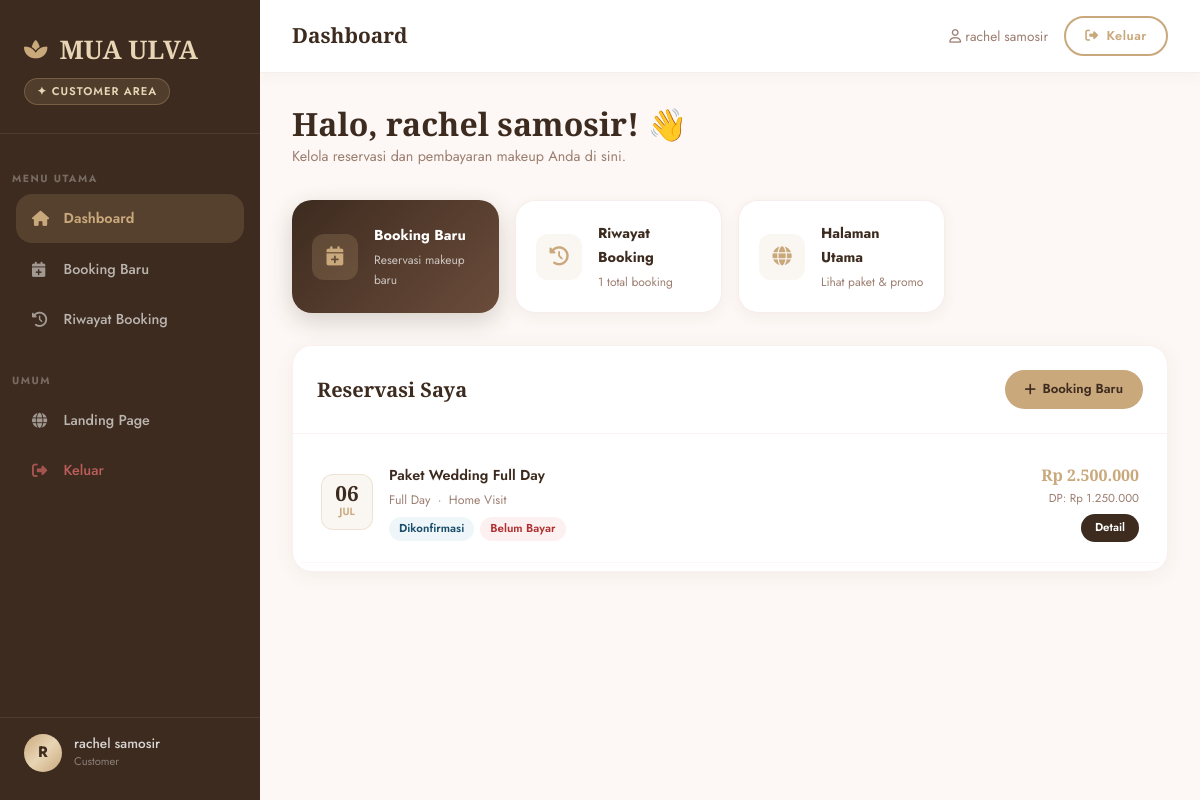
Screenshot of /index.php?page=customer/dashboard (signed in) with the database file from the repository.
### tables this page shows
CREATE TABLE `reservasi` (
  `id` int(11) NOT NULL,
  `user_id` int(11) NOT NULL,
  `paket_id` int(11) NOT NULL,
  `jadwal_id` int(11) DEFAULT NULL,
  `tanggal_reservasi` date NOT NULL,
  `status` enum('pending','dikonfirmasi','selesai','batal') DEFAULT 'pending',
  `status_pembayaran` enum('belum','dp','lunas') DEFAULT 'belum',
  `total_harga` decimal(10,2) NOT NULL,
  `dp_dibayar` decimal(10,2) DEFAULT 0.00,
  `total_dp` decimal(10,2) DEFAULT 0.00,
  `bukti_pembayaran` varchar(255) DEFAULT NULL,
  `jenis_lokasi` enum('studio','customer') DEFAULT 'studio',
  `catatan` text DEFAULT NULL,
  `keterangan` text DEFAULT NULL,
  `created_at` timestamp NOT NULL DEFAULT current_timestamp(),
  `jam_mulai` time DEFAULT NULL,
  `jam_selesai` time DEFAULT NULL,
  `is_full_day` tinyint(1) DEFAULT 0,
  `alamat_customer` text DEFAULT NULL,
  `whatsapp_sent` tinyint(1) DEFAULT 0
);

CREATE TABLE `paket` (
  `id` int(11) NOT NULL,
  `nama_paket` varchar(100) NOT NULL,
  `deskripsi` text DEFAULT NULL,
  `harga` decimal(10,2) NOT NULL,
  `durasi_jam` int(11) DEFAULT 1,
  `created_at` timestamp NOT NULL DEFAULT current_timestamp(),
  `kategori` enum('regular','wedding') DEFAULT 'regular',
  `dp_persen` int(11) DEFAULT 30,
  `is_aktif` tinyint(1) DEFAULT 1
);

### controllers/DashboardController.php (called while the page is built, shortened)
<?php
require_once __DIR__ . '/../models/ReservasiModel.php';
class DashboardController extends Controller {
    public function customerIndex() {
        $reservasiModel = new ReservasiModel();
        $reservasi      = $reservasiModel->getByUser($_SESSION['user_id']);
        $this->view('customer/dashboard', ['reservasi' => $reservasi]);
    }
}
?>

### core/Model.php (called while the page is built, shortened)
<?php
require_once __DIR__ . '/../config/database.php';
class Model {
    public function __construct() {
        global $conn;
        $this->db = $conn;
    }
}
?>

### models/ReservasiModel.php (called while the page is built, shortened)
<?php
require_once __DIR__ . '/../core/Model.php';
class ReservasiModel extends Model {
    public function getByUser($user_id) {
        $sql = "SELECT r.*, p.nama_paket, p.kategori,
                (SELECT gambar FROM portofolio WHERE paket_id = p.id ORDER BY urutan LIMIT 1) as paket_gambar
                FROM reservasi r
                JOIN paket p ON r.paket_id = p.id
                WHERE r.user_id = ?
                ORDER BY r.created_at DESC";
        $stmt = $this->db->prepare($sql);
        $stmt->bind_param('i', $user_id);
        $stmt->execute();
        return $stmt->get_result()->fetch_all(MYSQLI_ASSOC);
    }
}
?>

### views/customer/dashboard.php (the view, shortened to what this page needs)
<?php
$reservasi = $reservasi ?? [];
$bulanArr = ['','Jan','Feb','Mar','Apr','Mei','Jun','Jul','Agt','Sep','Okt','Nov','Des'];
?>
<div style="margin-bottom:2rem;">
    <h2 style="font-family:var(--font-display);font-size:2rem;font-weight:600;color:var(--clr-brown-deep);">
        Halo, <?= htmlspecialchars($_SESSION['nama']) ?>! 👋
    </h2>
    <p style="color:var(--clr-muted);font-size:0.9rem;">Kelola reservasi dan pembayaran makeup Anda di sini.</p>
</div>
<div style="display:grid;grid-template-columns:repeat(auto-fill,minmax(200px,1fr));gap:1rem;margin-bottom:2rem;">
    <a href="index.php?page=customer/reservasi/create" style="background:linear-gradient(135deg,var(--clr-brown-deep),var(--clr-brown));color:#fff;padding:1.25rem;border-radius:20px;text-decoration:none;display:flex;align-items:center;gap:1rem;transition:all 0.3s;box-shadow:0 8px 25px rgba(61,43,31,0.2);" onmouseover="this.style.transform='translateY(-3px)'" onmouseout="this.style.transform='translateY(0)'">
        <div style="width:46px;height:46px;background:rgba(201,168,124,0.2);border-radius:12px;display:flex;align-items:center;justify-content:center;font-size:1.2rem;color:var(--clr-gold);flex-shrink:0;"><i class="fas fa-calendar-plus"></i></div>
        <div><div style="font-weight:700;font-size:0.9rem;">Booking Baru</div><div style="font-size:0.75rem;opacity:0.7;margin-top:2px;">Reservasi makeup baru</div></div>
    </a>
    <a href="index.php?page=customer/reservasi/riwayat" style="background:#fff;color:var(--clr-brown-deep);padding:1.25rem;border-radius:20px;text-decoration:none;display:flex;align-items:center;gap:1rem;transition:all 0.3s;border:1.5px solid rgba(232,196,196,0.3);box-shadow:0 4px 15px rgba(107,76,59,0.06);" onmouseover="this.style.transform='translateY(-3px)'" onmouseout="this.style.transform='translateY(0)'">
        <div style="width:46px;height:46px;background:rgba(201,168,124,0.1);border-radius:12px;display:flex;align-items:center;justify-content:center;font-size:1.2rem;color:var(--clr-gold);flex-shrink:0;"><i class="fas fa-history"></i></div>
        <div><div style="font-weight:700;font-size:0.9rem;">Riwayat Booking</div><div style="font-size:0.75rem;color:var(--clr-muted);margin-top:2px;"><?= count($reservasi) ?> total booking</div></div>
    </a>
    <a href="index.php" style="background:#fff;color:var(--clr-brown-deep);padding:1.25rem;border-radius:20px;text-decoration:none;display:flex;align-items:center;gap:1rem;transition:all 0.3s;border:1.5px solid rgba(232,196,196,0.3);box-shadow:0 4px 15px rgba(107,76,59,0.06);" onmouseover="this.style.transform='translateY(-3px)'" onmouseout="this.style.transform='translateY(0)'">
        <div style="width:46px;height:46px;background:rgba(201,168,124,0.1);border-radius:12px;display:flex;align-items:center;justify-content:center;font-size:1.2rem;color:var(--clr-gold);flex-shrink:0;"><i class="fas fa-globe"></i></div>
        <div><div style="font-weight:700;font-size:0.9rem;">Halaman Utama</div><div style="font-size:0.75rem;color:var(--clr-muted);margin-top:2px;">Lihat paket & promo</div></div>
    </a>
</div>
<div style="background:#fff;border-radius:20px;border:1px solid rgba(232,196,196,0.25);box-shadow:0 4px 20px rgba(107,76,59,0.06);overflow:hidden;">
    <div style="padding:1.5rem;border-bottom:1px solid rgba(232,196,196,0.2);display:flex;justify-content:space-between;align-items:center;">
        <h3 style="font-family:var(--font-display);font-size:1.25rem;font-weight:600;">Reservasi Saya</h3>
        <a href="index.php?page=customer/reservasi/create" style="background:var(--clr-gold);color:var(--clr-brown-deep);padding:0.5rem 1.25rem;border-radius:50px;font-size:0.82rem;font-weight:600;text-decoration:none;display:inline-flex;align-items:center;gap:0.4rem;">
            <i class="fas fa-plus"></i> Booking Baru
        </a>
    </div>
    <?php if (empty($reservasi)): ?>
    <div style="padding:4rem;text-align:center;color:var(--clr-muted);">
        <i class="fas fa-calendar-times" style="font-size:3rem;opacity:0.3;"></i>
        <p style="margin-top:1rem;font-size:0.95rem;">Belum ada reservasi.</p>
        <a href="index.php?page=customer/reservasi/create" style="display:inline-block;margin-top:1rem;background:var(--clr-gold);color:var(--clr-brown-deep);padding:0.7rem 1.75rem;border-radius:50px;font-weight:600;font-size:0.88rem;text-decoration:none;">
            Mulai Booking Sekarang
        </a>
    </div>
    <?php else: ?>
    <div style="padding:0.5rem;">
        <?php foreach (array_slice($reservasi, 0, 10) as $res):
            $tgl = $res['tanggal_reservasi'] ? new DateTime($res['tanggal_reservasi']) : null;
            $statusColors = [
                'pending'     => ['bg'=>'rgba(232,198,110,0.12)','c'=>'#7A5C00','label'=>'Menunggu Konfirmasi'],
                'dikonfirmasi'=> ['bg'=>'rgba(122,179,212,0.12)','c'=>'#1A4E6B','label'=>'Dikonfirmasi'],
                'selesai'     => ['bg'=>'rgba(109,190,143,0.12)','c'=>'#1E6040','label'=>'Selesai'],
                'batal'       => ['bg'=>'rgba(232,112,112,0.1)','c'=>'#B03030','label'=>'Dibatalkan'],
            ];
            $sc = $statusColors[$res['status']] ?? $statusColors['pending'];
            $bayarColors = [
                'belum' => ['bg'=>'rgba(232,112,112,0.1)','c'=>'#B03030','label'=>'Belum Bayar'],
                'dp'    => ['bg'=>'rgba(232,198,110,0.12)','c'=>'#7A5C00','label'=>'DP Dibayar'],
                'lunas' => ['bg'=>'rgba(109,190,143,0.12)','c'=>'#1E6040','label'=>'Lunas'],
            ];
            $bc = $bayarColors[$res['status_pembayaran']] ?? $bayarColors['belum'];
        ?>
        <div style="padding:1.25rem;border-bottom:1px solid rgba(232,196,196,0.15);display:flex;gap:1rem;align-items:center;transition:background 0.2s;" onmouseover="this.style.background='rgba(253,248,245,0.8)'" onmouseout="this.style.background=''">
            <div style="width:52px;height:56px;background:rgba(201,168,124,0.1);border-radius:12px;display:flex;flex-direction:column;align-items:center;justify-content:center;flex-shrink:0;border:1px solid rgba(201,168,124,0.25);">
                <div style="font-family:var(--font-display);font-size:1.3rem;font-weight:700;color:var(--clr-brown-deep);line-height:1;"><?= $tgl ? $tgl->format('d') : '-' ?></div>
                <div style="font-size:0.65rem;font-weight:600;color:var(--clr-gold);text-transform:uppercase;"><?= $tgl ? $bulanArr[(int)$tgl->format('n')] : '-' ?></div>
            </div>
            <div style="flex:1;min-width:0;">
                <div style="font-weight:600;font-size:0.9rem;color:var(--clr-brown-deep);margin-bottom:3px;white-space:nowrap;overflow:hidden;text-overflow:ellipsis;">
                    <?= htmlspecialchars($res['nama_paket'] ?? 'Paket Dihapus') ?>
                </div>
                <div style="font-size:0.77rem;color:var(--clr-muted);">
                    <?= $res['is_full_day'] ? 'Full Day' : (($res['jam_mulai'] ?? '-') . ' – ' . ($res['jam_selesai'] ?? '-') . ' WIB') ?>
                    &nbsp;·&nbsp;
                    <?= $res['jenis_lokasi'] === 'studio' ? 'Studio' : 'Home Visit' ?>
                </div>
                <div style="margin-top:6px;display:flex;gap:6px;flex-wrap:wrap;">
                    <span style="display:inline-block;padding:2px 10px;border-radius:20px;font-size:0.72rem;font-weight:600;background:<?= $sc['bg'] ?>;color:<?= $sc['c'] ?>;"><?= $sc['label'] ?></span>
                    <span style="display:inline-block;padding:2px 10px;border-radius:20px;font-size:0.72rem;font-weight:600;background:<?= $bc['bg'] ?>;color:<?= $bc['c'] ?>;"><?= $bc['label'] ?></span>
                </div>
            </div>
            <div style="text-align:right;flex-shrink:0;">
                <div style="font-family:var(--font-display);font-size:1rem;font-weight:600;color:var(--clr-gold);">Rp <?= number_format((float)($res['total_harga'] ?? 0), 0, ',', '.') ?></div>
                <div style="font-size:0.72rem;color:var(--clr-muted);">DP: Rp <?= number_format((float)($res['total_dp'] ?? 0), 0, ',', '.') ?></div>
                <a href="index.php?page=customer/reservasi/konfirmasi&id=<?= $res['id'] ?>" style="display:inline-block;margin-top:6px;background:var(--clr-brown-deep);color:#fff;padding:4px 14px;border-radius:20px;font-size:0.72rem;font-weight:600;text-decoration:none;">
                    Detail
                </a>
            </div>
        </div>
        <?php endforeach; ?>
    </div>
    <?php endif; ?>
</div>

### public/css/style.css (style rules this page uses)
:root { --clr-cream: #FDF8F5; --clr-cream-2: #F9F1EC; --clr-rose: #E8C4C4; --clr-rose-dark: #C9A0A0; --clr-rose-deeper: #A87070; --clr-gold: #C9A87C; --clr-gold-light: #E8D5B5; --clr-brown: #6B4C3B; --clr-brown-deep: #3D2B1F; --clr-dark: #1A0F0A; --clr-white: #FFFFFF; --clr-muted: #9C7E70; --clr-success: #6DBE8F; --clr-warning: #E8C66E; --clr-danger: #E87070; --clr-info: #7AB3D4; --grad-hero: linear-gradient(135deg, #FDF0EC 0%, #F5E6E0 50%, #EDD5CC 100%); --grad-gold: linear-gradient(135deg, #C9A87C, #E8D5B5, #C9A87C); --grad-rose: linear-gradient(135deg, #E8C4C4, #C9A0A0); --grad-dark: linear-gradient(135deg, #3D2B1F, #6B4C3B); --grad-card: linear-gradient(145deg, #FFFFFF, #FDF8F5); --font-display: 'Cormorant Garamond', Georgia, serif; --font-body: 'Jost', system-ui, sans-serif; --space-xs: 0.5rem; --space-sm: 1rem; --space-md: 1.5rem; --space-lg: 2.5rem; --space-xl: 4rem; --space-2xl: 6rem; --r-sm: 8px; --r-md: 16px; --r-lg: 24px; --r-xl: 40px; --r-pill: 9999px; --shadow-sm: 0 2px 8px rgba(107, 76, 59, 0.08); --shadow-md: 0 8px 30px rgba(107, 76, 59, 0.12); --shadow-lg: 0 20px 60px rgba(107, 76, 59, 0.15); --shadow-gold: 0 8px 30px rgba(201, 168, 124, 0.35); --shadow-rose: 0 8px 30px rgba(232, 196, 196, 0.45); --ease: cubic-bezier(0.25, 0.46, 0.45, 0.94); --ease-bounce: cubic-bezier(0.34, 1.56, 0.64, 1); --dur-fast: 0.2s; --dur-med: 0.4s; --dur-slow: 0.7s; }
*, *::before, *::after { box-sizing: border-box; margin: 0; padding: 0; }
html { scroll-behavior: smooth; font-size: 16px; }
body { font-family: var(--font-body); background-color: var(--clr-cream); color: var(--clr-brown-deep); line-height: 1.7; overflow-x: hidden; -webkit-font-smoothing: antialiased; }
h1, h2, h3, h4, h5, h6 { font-family: var(--font-display); color: var(--clr-brown-deep); line-height: 1.2; }
a { text-decoration: none; color: inherit; }

### rows the page displays
reservasi: tanggal_reservasi "06", tanggal_reservasi "JUL", paket.nama_paket "Paket Wedding Full Day", is_full_day "Full Day", jenis_lokasi "Home Visit", status "Dikonfirmasi", status_pembayaran "Belum Bayar", total_harga "2.500.000", total_dp "1.250.000"

### other values shown
$link['label'] "Dashboard"
$link['label'] "Booking Baru"
$link['label'] "Riwayat Booking"
$avatar "R"
$nama "rachel samosir"
$_SESSION['nama'] "rachel samosir"
count($reservasi) "1"
